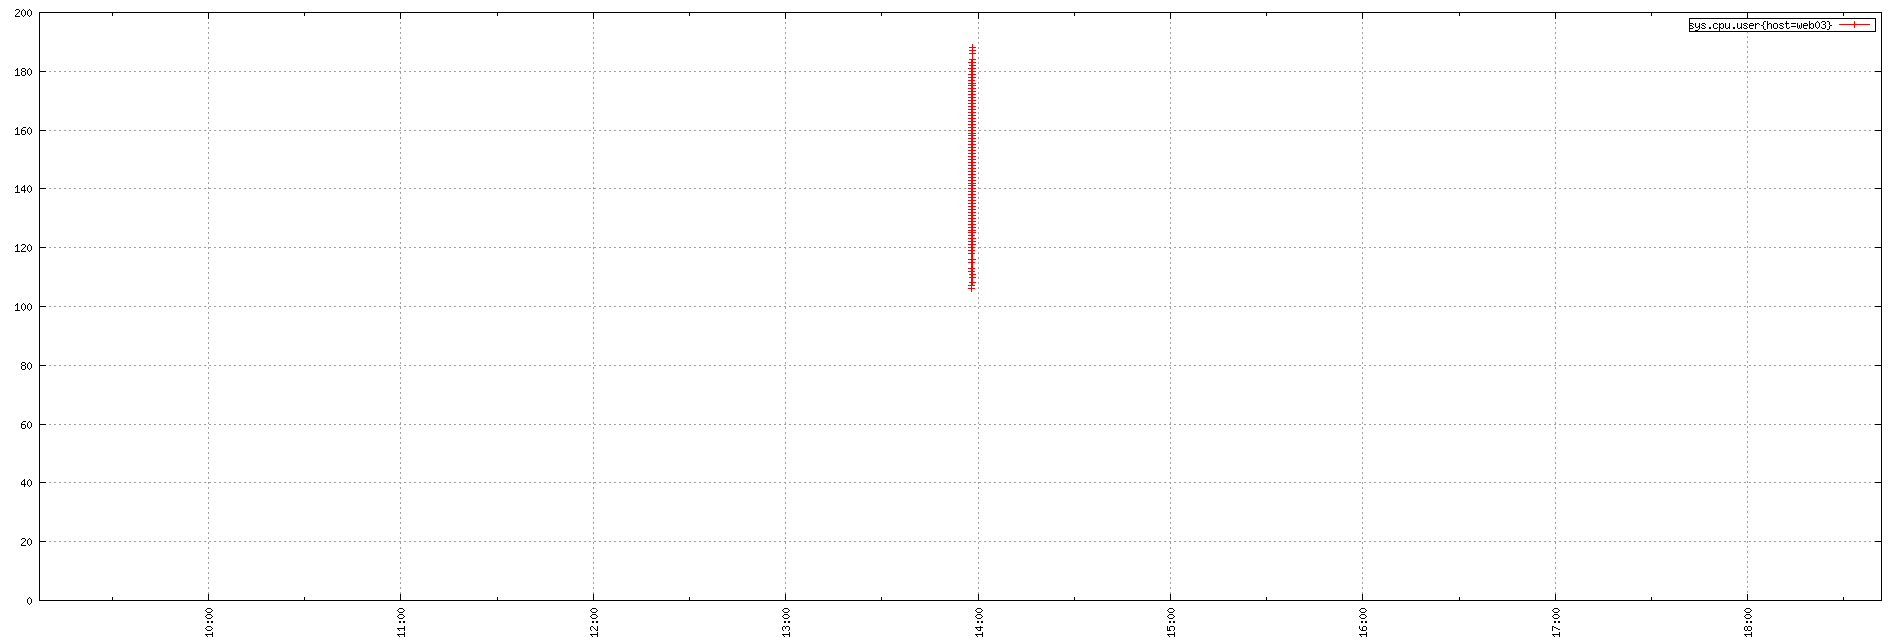

Reproduce this figure in gnuplot.
set term png small size 1900,644
set xdata time
set timefmt "%s"
if (GPVAL_VERSION < 4.6) set xtics rotate; else set xtics rotate right
set output "${TMPDIR-'tmp'}/tsd/8b98e90a.png"
set xrange ["1673946440":"1673980903"]
set format x "%H:%M"
set grid
set style data linespoint
set key right box
set yrange [0:]
plot  "${TMPDIR-'tmp'}/tsd/8b98e90a_0.dat" using 1:2 title "sys.cpu.user{host=web03}"
